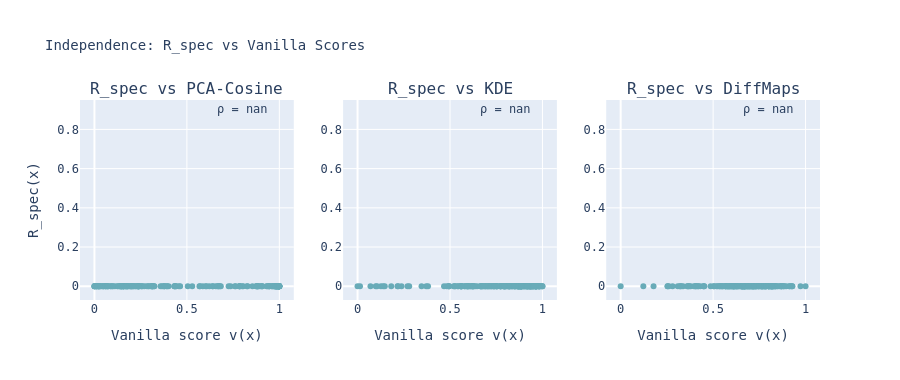

The notebook cell saved with this chart:
### Markdown cell above
---
## 9 · Independence checks (Principle 6)

We verify that `R_spec` is not a disguised copy of any vanilla score  
by plotting scatter plots and computing Pearson ρ.

### Code cell
fig4 = make_subplots(rows=1, cols=3,
    subplot_titles=["R_spec vs PCA-Cosine", "R_spec vs KDE", "R_spec vs DiffMaps"])

vanilla_pairs = [("PCA-Cosine", v_pca), ("KDE", v_kde), ("DiffMaps", v_diff)]
for col_idx, (vname, v) in enumerate(vanilla_pairs, start=1):
    rho, _ = pearsonr(R_spec, v)
    fig4.add_trace(go.Scatter(
        x=v, y=R_spec,
        mode="markers",
        text=[f"{w} ({l})" for w, l in zip(words, labels)],
        marker=dict(color=R_spec, colorscale="Teal", size=6),
        showlegend=False,
        name=vname,
    ), row=1, col=col_idx)
    fig4.add_annotation(
        xref=f"x{col_idx}", yref=f"y{col_idx}",
        x=0.95, y=0.95, xanchor="right", yanchor="top",
        text=f"ρ = {rho:.3f}",
        showarrow=False, font=dict(size=12),
        row=1, col=col_idx)

fig4.update_xaxes(title_text="Vanilla score v(x)")
fig4.update_yaxes(title_text="R_spec(x)", col=1)
fig4.update_layout(height=380, title_text="Independence: R_spec vs Vanilla Scores",
                   font_family="monospace", title_font_size=14)
fig4.write_image(OUTPUT_DIR / "fig_04_independence.png", scale=2)
fig4.show()
print("Saved fig_04_independence.png")

### Figure 1 — Plotly figure (JSON) as saved in the notebook; plotly's stock layout.template omitted (floating-point values rounded to 4 significant figures; data arrays with more than 128 entries replaced by an {"elided": "..."} marker saying what was removed)
{"data": [{"marker": {"color": {"elided": "200 float values"}, "colorscale": [[0, "rgb(209, 238, 234)"], [0.1667, "rgb(168, 219, 217)"], [0.3333, "rgb(133, 196, 201)"], [0.5, "rgb(104, 171, 184)"], [0.6667, "rgb(79, 144, 166)"], [0.8333, "rgb(59, 115, 143)"], [1, "rgb(42, 86, 116)"]], "size": 6}, "mode": "markers", "name": "PCA-Cosine", "showlegend": false, "text": {"elided": "200 str values"}, "type": "scatter", "x": {"elided": "200 float values"}, "xaxis": "x", "y": {"elided": "200 float values"}, "yaxis": "y"}, {"marker": {"color": {"elided": "200 float values"}, "colorscale": [[0, "rgb(209, 238, 234)"], [0.1667, "rgb(168, 219, 217)"], [0.3333, "rgb(133, 196, 201)"], [0.5, "rgb(104, 171, 184)"], [0.6667, "rgb(79, 144, 166)"], [0.8333, "rgb(59, 115, 143)"], [1, "rgb(42, 86, 116)"]], "size": 6}, "mode": "markers", "name": "KDE", "showlegend": false, "text": {"elided": "200 str values"}, "type": "scatter", "x": {"elided": "200 float values"}, "xaxis": "x2", "y": {"elided": "200 float values"}, "yaxis": "y2"}, {"marker": {"color": {"elided": "200 float values"}, "colorscale": [[0, "rgb(209, 238, 234)"], [0.1667, "rgb(168, 219, 217)"], [0.3333, "rgb(133, 196, 201)"], [0.5, "rgb(104, 171, 184)"], [0.6667, "rgb(79, 144, 166)"], [0.8333, "rgb(59, 115, 143)"], [1, "rgb(42, 86, 116)"]], "size": 6}, "mode": "markers", "name": "DiffMaps", "showlegend": false, "text": {"elided": "200 str values"}, "type": "scatter", "x": {"elided": "200 float values"}, "xaxis": "x3", "y": {"elided": "200 float values"}, "yaxis": "y3"}], "layout": {"annotations": [{"font": {"size": 16}, "showarrow": false, "text": "R_spec vs PCA-Cosine", "x": 0.1444, "xanchor": "center", "xref": "paper", "y": 1, "yanchor": "bottom", "yref": "paper"}, {"font": {"size": 16}, "showarrow": false, "text": "R_spec vs KDE", "x": 0.5, "xanchor": "center", "xref": "paper", "y": 1, "yanchor": "bottom", "yref": "paper"}, {"font": {"size": 16}, "showarrow": false, "text": "R_spec vs DiffMaps", "x": 0.8556, "xanchor": "center", "xref": "paper", "y": 1, "yanchor": "bottom", "yref": "paper"}, {"font": {"size": 12}, "showarrow": false, "text": "ρ = nan", "x": 0.95, "xanchor": "right", "xref": "x", "y": 0.95, "yanchor": "top", "yref": "y"}, {"font": {"size": 12}, "showarrow": false, "text": "ρ = nan", "x": 0.95, "xanchor": "right", "xref": "x2", "y": 0.95, "yanchor": "top", "yref": "y2"}, {"font": {"size": 12}, "showarrow": false, "text": "ρ = nan", "x": 0.95, "xanchor": "right", "xref": "x3", "y": 0.95, "yanchor": "top", "yref": "y3"}], "font": {"family": "monospace"}, "height": 380, "title": {"font": {"size": 14}, "text": "Independence: R_spec vs Vanilla Scores"}, "xaxis": {"anchor": "y", "domain": [0, 0.2889], "title": {"text": "Vanilla score v(x)"}}, "xaxis2": {"anchor": "y2", "domain": [0.3556, 0.6444], "title": {"text": "Vanilla score v(x)"}}, "xaxis3": {"anchor": "y3", "domain": [0.7111, 1], "title": {"text": "Vanilla score v(x)"}}, "yaxis": {"anchor": "x", "domain": [0, 1], "title": {"text": "R_spec(x)"}}, "yaxis2": {"anchor": "x2", "domain": [0, 1]}, "yaxis3": {"anchor": "x3", "domain": [0, 1]}}}
